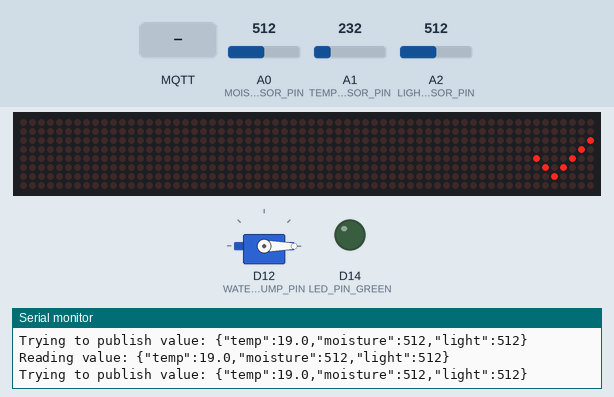
Simulated run of this sketch. Board: Arduino MKR. Parts: servo, 64×8 LED matrix, output pins drawn as LEDs (lit = HIGH), the last lines printed to the serial monitor. The test bench sets the inputs (shaded band); at power-on: A0 (MOISTURE_SENSOR_PIN) = 512, A1 (TEMP_SENSOR_PIN) = 232, A2 (LIGHT_SENSOR_PIN) = 512. WiFi joins after 1.5 s; servers stay silent unless stated; no MQTT or app messages arrive unless stated.

Above: at 20.7 s.
20.8 s: MQTT message "1" arrives on the first subscribed topic
At 22.0 s:
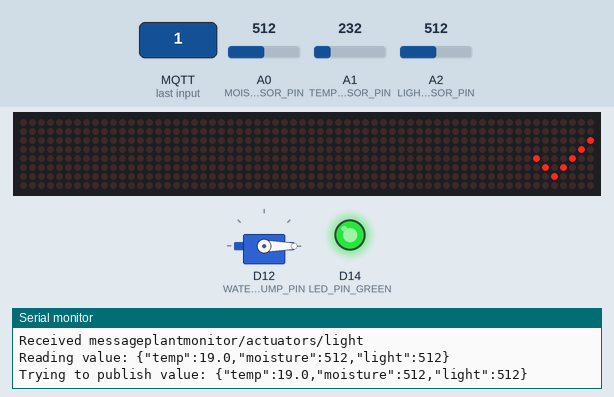
22.3 s: MQTT message "1" arrives on the third subscribed topic
At 23.1 s:
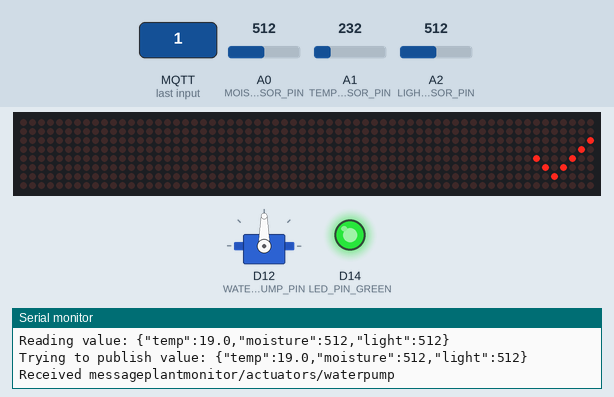
23.8 s: MQTT message "0" arrives on the first subscribed topic
At 28.5 s:
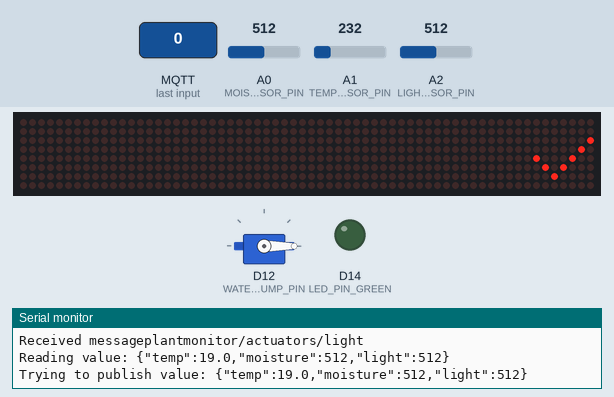
Timing chart, 0 to 30.0 s (numbered marks = the images above; inputs shaded):
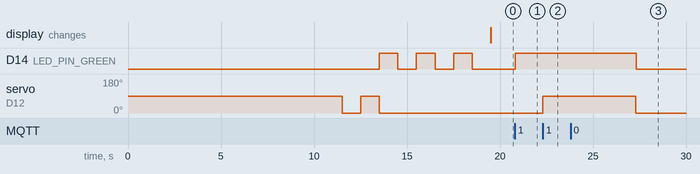

The sketch:

plantmonitor.ino
```cpp
#include <WiFi101.h>
#include <WiFiClient.h>
#include <PubSubClient.h>
#include <LedControl.h>
#include <Servo.h>


//////// SENSORS ///////
#define MOISTURE_SENSOR_PIN  A0
#define TEMP_SENSOR_PIN  A1
#define LIGHT_SENSOR_PIN  A2


//////// ACTUATORS ////////

// WATER PUMP
#define WATER_PUMP_PIN  12
Servo servo;

// GREEN LED
#define LED_PIN_GREEN  14

// LED 8X8
#define DIN 8  // DATA IN FOR LED MATRIX
#define CS 7  // CHIP SELECT PIN
#define CLK 6 // PIN FOR CLOCK SPEED
LedControl ledControl = LedControl(DIN,CLK,CS,0);
byte smile[8]   = {0x3C,0x42,0xA5,0x81,0xA5,0x99,0x42,0x3C};
byte neutral[8] = {0x3C,0x42,0xA5,0x81,0xBD,0x81,0x42,0x3C};
byte sad[8]     = {0x3C,0x42,0xA5,0x81,0x99,0xA5,0x42,0x3C};
byte error[8]   = {0x81,0x42,0x24,0x18,0x18,0x24,0x42,0x81};
byte ok[8]      = {0x0,0x0,0x1,0x2,0x44,0x28,0x10,0x0};


//////// NETWORK CONFIG ////////
char ssid[] = "XXX";   // netwerk SSID
char pass[] = "XXX";     // netwerk w8w
int status = WL_IDLE_STATUS;      // connectie status
WiFiClient client;

//////// MQTT CONFIG ////////
char serverIp[] = "XXX";
int serverPort = 1883;
char topicSensors[] = "plantmonitor/sensors";
char topicActuatorLight[] = "plantmonitor/actuators/light";
char topicActuatorEmotion[] = "plantmonitor/actuators/emotion";
char topicActuatorWaterPump[] = "plantmonitor/actuators/waterpump";
char clientId[] = "plantMonitorArduino";
PubSubClient pubSubClient;


//////// GLOBAL VARIABLES ////////
int ledStatus = 0;
char jsonBody[50] = "";
bool errorHappened = false;
/////// FUNCTIONS //////////

float calculateTempInCelcius(int sensorValue) {
  return ((sensorValue * (3300/1024)) - 500) / 10;
}

void printByte(byte character [])
{
  int i = 0;
  for(i=0;i<8;i++)
  {
    ledControl.setRow(0,i,character[i]);
  }
}

// Wanneer een bericht binnenkomt via de client wordt deze functie getriggerd.
// Meer info kan gevonden worden op https://pubsubclient.knolleary.net/api.html#callback
void callBackFunction(char* topic, byte* payload, unsigned int length) {
  Serial.print("Received message");
  Serial.print(topic);
  Serial.print("\n");
  if (strcmp(topic, topicActuatorLight) == 0) {
    if (payload[0] == '0') ledStatus = 0;
    if (payload[0] == '1') ledStatus = 1;
    digitalWrite(LED_PIN_GREEN, ledStatus);
  }

  if (strcmp(topic, topicActuatorEmotion) == 0 ) {
    if (payload[0] == '0' && payload[1] == '0') printByte(sad);
    if (payload[0] == '1' && payload[1] == '0') printByte(neutral);
    if (payload[0] == '1' && payload[1] == '1') printByte(smile);
  }

  if (strcmp(topic, topicActuatorWaterPump) == 0) {
    if (payload[0] == '1') servo.write(90);
    delay(5000);
    servo.write(0);
  }
}

void blinkLed(int port) {
  digitalWrite(LED_PIN_GREEN, HIGH);
  delay(1000);
  digitalWrite(LED_PIN_GREEN, LOW);
  delay(1000);
}

void setup() {
  // nodig om de seriële monitor op te starten met een baud-rate
  Serial.begin(9600);


  pinMode(LED_PIN_GREEN, OUTPUT);
  pinMode(TEMP_SENSOR_PIN, INPUT);
  pinMode(MOISTURE_SENSOR_PIN, INPUT);
  pinMode(LIGHT_SENSOR_PIN, INPUT);
  pinMode(WATER_PUMP_PIN, OUTPUT);

  ledControl.shutdown(0,false);
  ledControl.setIntensity(0,10);
  ledControl.clearDisplay(0);

  servo.attach(WATER_PUMP_PIN);

  // kijken of er wel een WiFi shield aanwezig is op de Arduino
  if (WiFi.status() == WL_NO_SHIELD) {
    Serial.println("WiFi shield not present");
    printByte(error);
    while (true);       // don't continue
  }

  // nu gaan we connecteren tot het internet en blijven dit proberen zolang we geen connectie kunnen maken.
  while ( status != WL_CONNECTED) {
    Serial.print("Attempting to connect to Network named: ");
    Serial.println(ssid);
    status = WiFi.begin(ssid, pass);
    delay(10000);
  }

  printWiFiStatus();

  // maken gebruik van een library PubSubClient om met de MQTT server te connecteren
  pubSubClient.setClient(client);               // zal luisteren naar binnenkomende berichten van topics waarop we subscriben
  pubSubClient.setServer(serverIp,serverPort);  // zal berichten publiceren naar een topic
  pubSubClient.setCallback(callBackFunction);   // deze callbackfunctie zal afgaan wanneer we een bericht ontvangen.

  // Checken of de servo werkt

  servo.write(0);
  delay(1000);
  servo.write(90);
  delay(1000);
  servo.write(0);

  // laten de led 3X blinken, zodat je weet dat de setup is gelukt
  blinkLed(LED_PIN_GREEN);
  blinkLed(LED_PIN_GREEN);
  blinkLed(LED_PIN_GREEN);
  printByte(ok);
  Serial.print("Plantmonitor is ready!\n");
}

void loop() {
  // lezen de temperatuur sensor
  int tempSensorValue = analogRead(TEMP_SENSOR_PIN);
  int moisterSensorValue = analogRead(MOISTURE_SENSOR_PIN);
  int lightSensorValue = analogRead(LIGHT_SENSOR_PIN);
  sprintf(jsonBody, "{\"temp\":%2.1f,\"moisture\":%1d,\"light\":%1d}", calculateTempInCelcius(tempSensorValue), moisterSensorValue, lightSensorValue);

  Serial.print("Reading value: ");
  Serial.print(jsonBody);
  Serial.print("\n");

   if (!pubSubClient.connected()) {
      if (!pubSubClient.connect(clientId)) {
          Serial.print("Connection to MQTT failed\n");
          printByte(error);
          errorHappened = true;
       }
       pubSubClient.subscribe(topicActuatorLight);
       pubSubClient.subscribe(topicActuatorEmotion);
       pubSubClient.subscribe(topicActuatorWaterPump);

    }

    if(pubSubClient.connected()) {
       Serial.print("Trying to publish value: ");
       Serial.print(jsonBody);
       Serial.print("\n");
       if (!pubSubClient.publish(topicSensors, jsonBody)) {
          Serial.print("Cannot publish value\n");
          printByte(error);
          errorHappened = true;
       }
    }


    for (int i = 0; i < 100; i++) {
      delay(10);
      pubSubClient.loop();
    }

    if (errorHappened) {
        errorHappened = false;
        printByte(ok);
     }

}


void printWiFiStatus() {
  // print the SSID of the network you're attached to:
  Serial.print("SSID: ");
  Serial.println(WiFi.SSID());

  // print your WiFi shield's IP address:
  IPAddress ip = WiFi.localIP();
  Serial.print("IP Address: ");
  Serial.println(ip);

  // print the received signal strength:
  long rssi = WiFi.RSSI();
  Serial.print("signal strength (RSSI):");
  Serial.print(rssi);
  Serial.println(" dBm");
  // print where to go in a browser:
  Serial.print("To see this page in action, open a browser to http://");
  Serial.println(ip);
}
```

Measured:
- after the input at 20.8 s, D14 (LED_PIN_GREEN): LOW → HIGH at once
- after the input at 22.3 s, servo on D12 (WATER_PUMP_PIN): 0° → 90° at once
- after the input at 23.8 s, D14 (LED_PIN_GREEN): HIGH → LOW after 3.5 s
